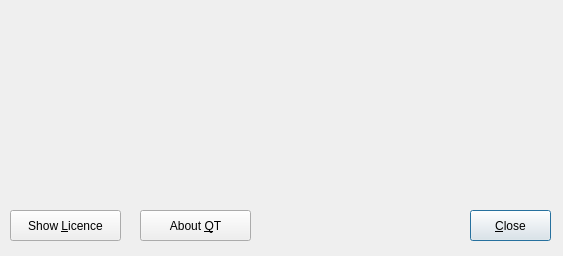
<?xml version="1.0" encoding="UTF-8"?>
<ui version="4.0">
 <class>AboutDialog</class>
 <widget class="QDialog" name="AboutDialog">
  <property name="geometry">
   <rect>
    <x>0</x>
    <y>0</y>
    <width>563</width>
    <height>256</height>
   </rect>
  </property>
  <property name="windowTitle">
   <string>About AsteriskCTI Client</string>
  </property>
  <property name="windowIcon">
   <iconset resource="mainresources.qrc">
    <normaloff>:/res/res/asteriskcti.png</normaloff>:/res/res/asteriskcti.png</iconset>
  </property>
  <property name="styleSheet">
   <string/>
  </property>
  <widget class="QLabel" name="lblPicture">
   <property name="geometry">
    <rect>
     <x>10</x>
     <y>10</y>
     <width>141</width>
     <height>131</height>
    </rect>
   </property>
   <property name="autoFillBackground">
    <bool>true</bool>
   </property>
   <property name="styleSheet">
    <string/>
   </property>
   <property name="text">
    <string/>
   </property>
   <property name="pixmap">
    <pixmap resource="mainresources.qrc">:/res/res/asteriskcti-3d128x128.png</pixmap>
   </property>
  </widget>
  <widget class="QPushButton" name="btnClose">
   <property name="geometry">
    <rect>
     <x>470</x>
     <y>210</y>
     <width>81</width>
     <height>31</height>
    </rect>
   </property>
   <property name="autoFillBackground">
    <bool>false</bool>
   </property>
   <property name="text">
    <string>&amp;Close</string>
   </property>
   <property name="icon">
    <iconset resource="mainresources.qrc">
     <normaloff>:/res/res/cancel.png</normaloff>:/res/res/cancel.png</iconset>
   </property>
  </widget>
  <widget class="QPushButton" name="btnShowLicence">
   <property name="geometry">
    <rect>
     <x>10</x>
     <y>210</y>
     <width>111</width>
     <height>31</height>
    </rect>
   </property>
   <property name="text">
    <string>Show &amp;Licence</string>
   </property>
  </widget>
  <widget class="QPushButton" name="btnAboutQt">
   <property name="geometry">
    <rect>
     <x>140</x>
     <y>210</y>
     <width>111</width>
     <height>31</height>
    </rect>
   </property>
   <property name="text">
    <string>About &amp;QT</string>
   </property>
   <property name="icon">
    <iconset resource="mainresources.qrc">
     <normaloff>:/res/res/documentinfo.png</normaloff>:/res/res/documentinfo.png</iconset>
   </property>
  </widget>
  <widget class="QLabel" name="lblCopyright">
   <property name="geometry">
    <rect>
     <x>170</x>
     <y>10</y>
     <width>381</width>
     <height>181</height>
    </rect>
   </property>
   <property name="text">
    <string/>
   </property>
  </widget>
 </widget>
 <resources>
  <include location="mainresources.qrc"/>
 </resources>
 <connections/>
</ui>
